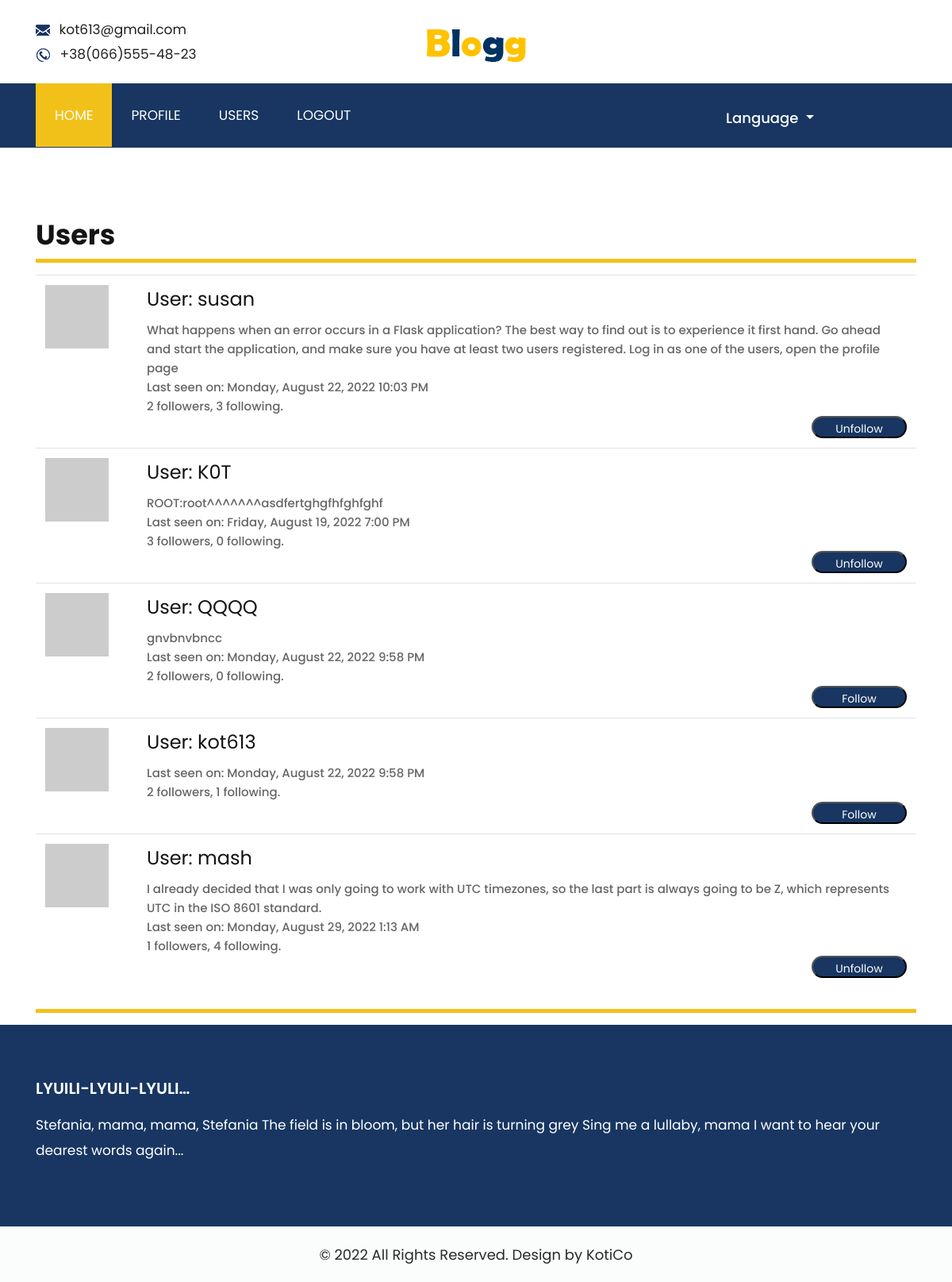
Page /users (signed in) on the committed database.
### app/models.py (models this page shows, shortened)
class User(UserMixin, db.Model):
    id = db.Column(db.Integer, primary_key=True)
    username = db.Column(db.String(64), index=True, unique=True)
    email = db.Column(db.String(120), index=True, unique=True)
    password_hash = db.Column(db.String(128))
    about_me = db.Column(db.String(255))
    last_seen = db.Column(db.DateTime, default=datetime.utcnow)
    posts = db.relationship('Post', backref='author', lazy='dynamic')
    followed = db.relationship(
        'User', secondary=followers,
        primaryjoin=(followers.c.follower_id == id),
        secondaryjoin=(followers.c.followed_id == id),
        backref=db.backref('followers', lazy='dynamic'), lazy='dynamic')
    def avatar(self, size):
        digest = md5(self.email.lower().encode('utf-8')).hexdigest()
        return f'https://www.gravatar.com/avatar/{digest}?d=identicon&s={size}'
    def is_following(self, user):
        return self.followed.filter(
            followers.c.followed_id == user.id).count() > 0

### app/main/routes.py (the view)
@bp.route('/users')
@login_required
def users():
    form = EmptyForm()
    users = db.session.query(User).all()
    return render_template('users.html', title=_('Users'), users=users, form=form)

### app/main/forms.py
class EmptyForm(FlaskForm):
    submit = SubmitField(_l('Submit'))

### app/main/routes.py (called while the page is built)
@bp.before_request
def before_request():
    if current_user.is_authenticated:
        current_user.last_seen = datetime.utcnow()
        db.session.commit()

### app/models.py (called while the page is built)
@login.user_loader
def load_user(id_db):
    return User.query.get(int(id_db))

### app/templates/users.html (shortened to what this page needs)
{% extends "base.html" %}
{% block app_content %}
<div class="row">
    <div class="col-md-12">
        <div class="titlepage">
            <h2>{{ _('Users') }}
        </div>
    </div>
</div>
<table class="table table-hover">
    {% for user in users %}
    {% if user != current_user %}
    <tr>
        <td width="128px"><img src="{{ user.avatar(128) }}"></td>
        <td>
            <h1>{{ _('User:') }} {{ user.username }}</h1>
            {% if user.about_me %}<p>{{ user.about_me }}</p>{% endif %}
            {% if user.last_seen %}<p>{{ _('Last seen on:') }} {{ moment(user.last_seen).format('LLLL') }}</p>{% endif %}
            <p>{{ user.followers.count() }} {{ _('followers,') }} {{ user.followed.count() }} {{ _('following.') }}</p>
            {% if user == current_user %}
            <p></p>
            {% elif not current_user.is_following(user) %}
            <p>
            <form action="{{ url_for('main.follow', username=user.username) }}" method="post">
                {{ form.submit(value=_('Follow'), class_='order') }}
            </form>
            {% else %}
            <p>
            <form action="{{ url_for('main.unfollow', username=user.username) }}" method="post">
                {{ form.submit(value=_('Unfollow'), class_='order') }}
            </form>
            {% endif %}
        </td>
    </tr>
    {% endif %}
    {% endfor %}
</table>
{% include '_pagination.html' %}
{% endblock %}

### app/static/css/style.css (style rules this page uses)
* { box-sizing: border-box !important; }
html { scroll-behavior: smooth; }
body { color: #666666; font-size: 14px; font-family: 'Poppins', sans-serif; line-height: 1.80857; font-weight: normal; }
h1, h2, h3, h4, h5, h6 { letter-spacing: 0; font-weight: normal; position: relative; padding: 0 0 10px 0; line-height: normal; color: #111111; margin: 0 }
h1 { font-size: 24px; }
h2 { font-size: 18px; }
*, *::after, *::before { -webkit-box-sizing: border-box; -moz-box-sizing: border-box; box-sizing: border-box; }
p { margin: 0; font-weight: 500; font-size: 15px; line-height: 24px; }
img { max-width: 100%; height: auto; }
.order { padding-top: 2px; float: right; max-width: 120px; font-size: 14px !important; color: #fff !important; height: 28px; width: 100%; background-color: #183661; display: block; text-align: center; border-radius: 40px; }
.titlepage h2 { font-size: 35px; color: #141414; line-height: 40px; font-weight: bold; padding: 0; }
.news .titlepage h2 { margin-bottom: 15px; padding-bottom: 10px; border-bottom: #f2c119 solid 5px; }

### app/static/css/icomoon.css (style rules this page uses)
body { background: #fff; }

### rows in the picture
User: username "susan", about_me "What happens when an error occurs in a Flask application? The best way to find out is to experience it first hand. Go ahead and start the application, and make sure you have at least two users registered. Log in as one of the users, open the profile page", last_seen "Monday, August 22, 2022 10:03 PM", followers.count "2", followed.count "3"
User: username "K0T", about_me "ROOT:root^^^^^^^asdfertghgfhfghfghf", last_seen "Friday, August 19, 2022 7:00 PM", followers.count "3", followed.count "0"
User: username "QQQQ", about_me "gnvbnvbncc", last_seen "Monday, August 22, 2022 9:58 PM", followers.count "2", followed.count "0"
User: username "kot613", last_seen "Monday, August 22, 2022 9:58 PM", followers.count "2", followed.count "1"
User: username "mash", about_me "I already decided that I was only going to work with UTC timezones, so the last part is always going to be Z, which represents UTC in the ISO 8601 standard.", last_seen "Monday, August 29, 2022 1:13 AM", followers.count "1", followed.count "4"

### other values in the picture
{{ moment().format('YYYY') }} "2022"
